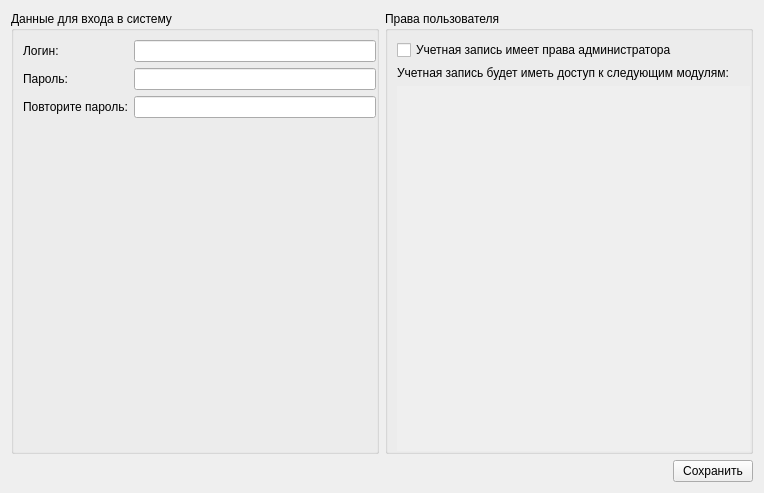
<?xml version="1.0" encoding="UTF-8"?>
<ui version="4.0">
 <class>UserEditWidget</class>
 <widget class="QWidget" name="UserEditWidget">
  <property name="geometry">
   <rect>
    <x>0</x>
    <y>0</y>
    <width>764</width>
    <height>493</height>
   </rect>
  </property>
  <property name="windowTitle">
   <string>Form</string>
  </property>
  <layout class="QVBoxLayout" name="verticalLayout_2">
   <item>
    <layout class="QHBoxLayout" name="horizontalLayout">
     <item>
      <widget class="QGroupBox" name="groupBox">
       <property name="title">
        <string>Данные для входа в систему</string>
       </property>
       <layout class="QFormLayout" name="formLayout">
        <property name="fieldGrowthPolicy">
         <enum>QFormLayout::AllNonFixedFieldsGrow</enum>
        </property>
        <property name="rightMargin">
         <number>0</number>
        </property>
        <property name="bottomMargin">
         <number>0</number>
        </property>
        <item row="0" column="0">
         <widget class="QLabel" name="label">
          <property name="text">
           <string>Логин:</string>
          </property>
         </widget>
        </item>
        <item row="0" column="1">
         <widget class="QLineEdit" name="m_login"/>
        </item>
        <item row="1" column="0">
         <widget class="QLabel" name="label_3">
          <property name="text">
           <string>Пароль:</string>
          </property>
         </widget>
        </item>
        <item row="1" column="1">
         <widget class="QLineEdit" name="m_password">
          <property name="echoMode">
           <enum>QLineEdit::Password</enum>
          </property>
         </widget>
        </item>
        <item row="2" column="0">
         <widget class="QLabel" name="label_4">
          <property name="text">
           <string>Повторите пароль:</string>
          </property>
         </widget>
        </item>
        <item row="2" column="1">
         <widget class="QLineEdit" name="m_password2">
          <property name="echoMode">
           <enum>QLineEdit::Password</enum>
          </property>
         </widget>
        </item>
       </layout>
      </widget>
     </item>
     <item>
      <widget class="QGroupBox" name="groupBox_2">
       <property name="title">
        <string>Права пользователя</string>
       </property>
       <layout class="QVBoxLayout" name="verticalLayout_4">
        <property name="rightMargin">
         <number>0</number>
        </property>
        <property name="bottomMargin">
         <number>0</number>
        </property>
        <item>
         <widget class="QCheckBox" name="m_isAdmin">
          <property name="text">
           <string>Учетная запись имеет права администратора</string>
          </property>
         </widget>
        </item>
        <item>
         <widget class="QWidget" name="m_rightArea" native="true">
          <property name="minimumSize">
           <size>
            <width>200</width>
            <height>0</height>
           </size>
          </property>
          <layout class="QVBoxLayout" name="verticalLayout_3">
           <property name="margin">
            <number>0</number>
           </property>
           <item>
            <widget class="QLabel" name="m_pluginAccessLabel">
             <property name="text">
              <string>Учетная запись будет иметь доступ к следующим модулям:</string>
             </property>
             <property name="textFormat">
              <enum>Qt::PlainText</enum>
             </property>
             <property name="wordWrap">
              <bool>true</bool>
             </property>
            </widget>
           </item>
           <item>
            <widget class="QScrollArea" name="scrollArea">
             <property name="frameShape">
              <enum>QFrame::Panel</enum>
             </property>
             <property name="lineWidth">
              <number>0</number>
             </property>
             <property name="widgetResizable">
              <bool>true</bool>
             </property>
             <property name="alignment">
              <set>Qt::AlignLeading|Qt::AlignLeft|Qt::AlignTop</set>
             </property>
             <widget class="QWidget" name="m_scrollAreaWidgetContents">
              <property name="geometry">
               <rect>
                <x>0</x>
                <y>0</y>
                <width>375</width>
                <height>335</height>
               </rect>
              </property>
              <layout class="QVBoxLayout" name="verticalLayout_5">
               <property name="margin">
                <number>0</number>
               </property>
               <item>
                <layout class="QVBoxLayout" name="verticalLayout">
                 <item>
                  <spacer name="verticalSpacer">
                   <property name="orientation">
                    <enum>Qt::Vertical</enum>
                   </property>
                   <property name="sizeHint" stdset="0">
                    <size>
                     <width>20</width>
                     <height>40</height>
                    </size>
                   </property>
                  </spacer>
                 </item>
                </layout>
               </item>
              </layout>
             </widget>
            </widget>
           </item>
          </layout>
         </widget>
        </item>
       </layout>
      </widget>
     </item>
    </layout>
   </item>
   <item>
    <layout class="QHBoxLayout" name="horizontalLayout_4">
     <item>
      <spacer name="horizontalSpacer_2">
       <property name="orientation">
        <enum>Qt::Horizontal</enum>
       </property>
       <property name="sizeHint" stdset="0">
        <size>
         <width>40</width>
         <height>20</height>
        </size>
       </property>
      </spacer>
     </item>
     <item>
      <widget class="QPushButton" name="m_save">
       <property name="text">
        <string>Сохранить</string>
       </property>
      </widget>
     </item>
    </layout>
   </item>
  </layout>
 </widget>
 <resources/>
 <connections/>
</ui>
